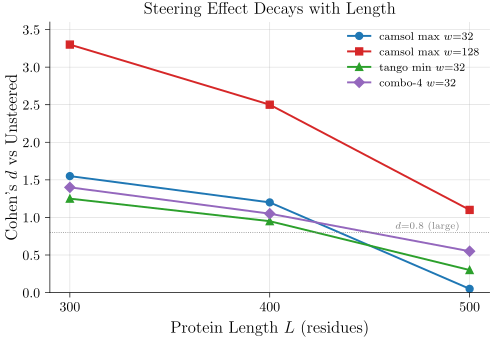

Recreate this plot in Python.
# P25_v2: Alternative — lines (one per recipe) showing how Cohen's d falls off as L grows.
# Emphasizes the "under-steering at long L" pattern.
# Visualizes: F13 / E066 / E067 / E072
# DATA: inline from F13 prose
import sys
from pathlib import Path
sys.path.insert(0, str(Path(__file__).parent.parent))
from plot_utils import figsize
import matplotlib.pyplot as plt
import numpy as np

L = np.array([300, 400, 500])

curves = [
    ("camsol max $w{=}32$",  [1.55, 1.20, 0.05], "#1f77b4", "o"),
    ("camsol max $w{=}128$", [3.30, 2.50, 1.10], "#d62728", "s"),
    ("tango min $w{=}32$",   [1.25, 0.95, 0.30], "#2ca02c", "^"),
    ("combo-4 $w{=}32$",     [1.40, 1.05, 0.55], "#9467bd", "D"),
]

fig, ax = plt.subplots(figsize=figsize(0.9))
for label, vals, c, m in curves:
    ax.plot(L, vals, "-", color=c, marker=m, lw=1.4, markersize=5, label=label)

ax.axhline(0.8, color="#7f7f7f", ls=":", lw=0.6)
ax.text(495, 0.85, "$d{=}0.8$ (large)", ha="right", fontsize=7.5, color="#7f7f7f")

ax.set_xlabel("Protein Length $L$ (residues)")
ax.set_ylabel(r"Cohen's $d$ vs Unsteered")
ax.set_title("Steering Effect Decays with Length")
ax.legend(frameon=False, fontsize=8, loc="upper right")
ax.spines[["top", "right"]].set_visible(False)
ax.grid(True, lw=0.4, alpha=0.5, zorder=0)
ax.set_xticks(L); ax.set_ylim(0, 3.6)

fig.savefig(Path(__file__).with_suffix(".pdf"))
